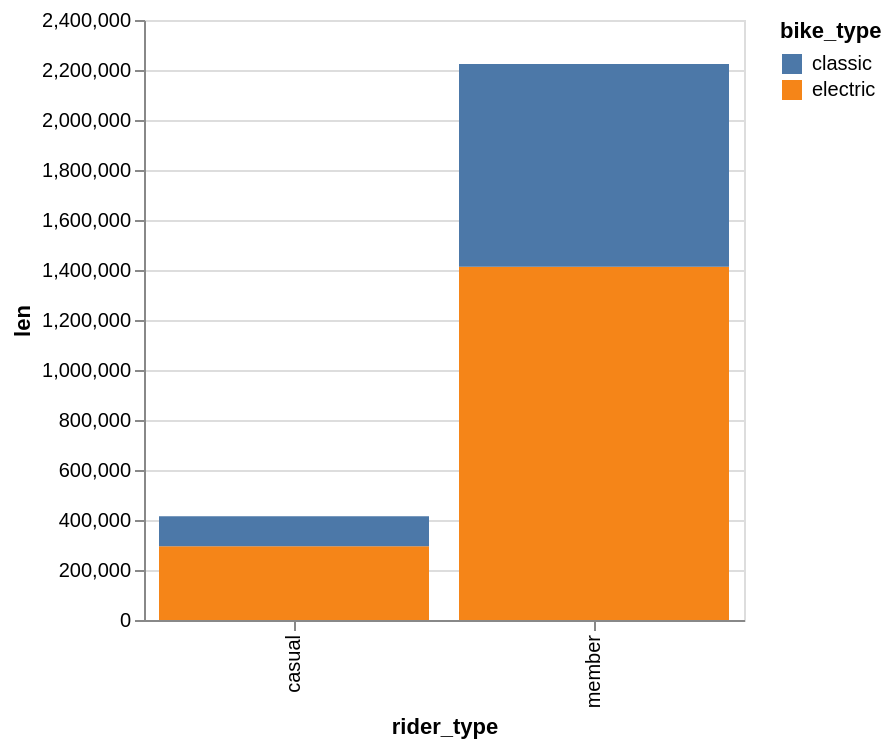

Notebook cell for this chart:
### Code cell
from IPython.display import display

chart = trips_type_counts.plot.bar(
    x="rider_type", y="len", fill="bike_type:N"
).properties(
    width=300,
)
display(chart)

### Figure 1 — Vega specification as saved in the notebook (floating-point values rounded to 4 significant figures)
{"$schema": "https://vega.github.io/schema/vega/v5.json", "data": [{"name": "param_6_store"}, {"name": "data-9b735bfdb7933928873f4b7c14fe34cf"}, {"name": "data_0", "values": [{"bike_type": "electric", "len": 1412598, "len_end": 1413000.0, "len_start": 0.0, "rider_type": "member"}, {"bike_type": "electric", "len": 294679, "len_end": 294700.0, "len_start": 0.0, "rider_type": "casual"}, {"bike_type": "classic", "len": 811168, "len_end": 2224000.0, "len_start": 1413000.0, "rider_type": "member"}, {"bike_type": "classic", "len": 120526, "len_end": 415200.0, "len_start": 294700.0, "rider_type": "casual"}]}, {"name": "data_0_x_domain_rider_type", "values": [{"rider_type": "member"}, {"rider_type": "casual"}]}, {"name": "data_0_fill_domain_bike_type", "values": [{"bike_type": "electric"}, {"bike_type": "classic"}]}], "signals": [{"name": "unit", "value": {}, "on": [{"events": "pointermove", "update": "isTuple(group()) ? group() : unit"}]}, {"name": "param_6", "update": "vlSelectionResolve(\"param_6_store\", \"union\")"}, {"name": "param_6_rider_type", "on": [{"events": [{"source": "view", "type": "dblclick"}], "update": "null"}, {"events": {"signal": "param_6_translate_delta"}, "update": "panLinear(param_6_translate_anchor.extent_x, -param_6_translate_delta.x / width)"}, {"events": {"signal": "param_6_zoom_delta"}, "update": "zoomLinear(domain(\"x\"), param_6_zoom_anchor.x, param_6_zoom_delta)"}]}, {"name": "param_6_len", "on": [{"events": [{"source": "view", "type": "dblclick"}], "update": "null"}, {"events": {"signal": "param_6_translate_delta"}, "update": "panLinear(param_6_translate_anchor.extent_y, param_6_translate_delta.y / height)"}, {"events": {"signal": "param_6_zoom_delta"}, "update": "zoomLinear(domain(\"y\"), param_6_zoom_anchor.y, param_6_zoom_delta)"}]}, {"name": "param_6_tuple", "on": [{"events": [{"signal": "param_6_rider_type || param_6_len"}], "update": "param_6_rider_type && param_6_len ? {unit: \"\", fields: param_6_tuple_fields, values: [param_6_rider_type,param_6_len]} : null"}]}, {"name": "param_6_tuple_fields", "value": [{"field": "rider_type", "channel": "x", "type": "E"}, {"field": "len", "channel": "y", "type": "R"}]}, {"name": "param_6_translate_anchor", "value": {}, "on": [{"events": [{"source": "scope", "type": "pointerdown"}], "update": "{x: x(unit), y: y(unit), extent_x: domain(\"x\"), extent_y: domain(\"y\")}"}]}, {"name": "param_6_translate_delta", "value": {}, "on": [{"events": [{"source": "window", "between": [{"source": "scope", "type": "pointerdown"}, {"source": "window", "type": "pointerup"}], "consume": true, "type": "pointermove"}], "update": "{x: param_6_translate_anchor.x - x(unit), y: param_6_translate_anchor.y - y(unit)}"}]}, {"name": "param_6_zoom_anchor", "on": [{"events": [{"source": "scope", "consume": true, "type": "wheel"}], "update": "{x: invert(\"x\", x(unit)), y: invert(\"y\", y(unit))}"}]}, {"name": "param_6_zoom_delta", "on": [{"events": [{"source": "scope", "type": "wheel", "consume": true}], "update": "pow(1.001, event.deltaY * pow(16, event.deltaMode))", "force": true}]}, {"name": "param_6_modify", "on": [{"events": {"signal": "param_6_tuple"}, "update": "modify(\"param_6_store\", param_6_tuple, true)"}]}], "marks": [{"type": "rect", "name": "marks", "from": {"data": "data_0"}, "encode": {"update": {"fill": {"field": "bike_type", "scale": "fill"}, "y2": {"field": "len_start", "scale": "y"}, "width": {"signal": "max(0.25, bandwidth('x'))"}, "tooltip": {"signal": "{\"rider_type\": isValid(datum[\"rider_type\"]) ? datum[\"rider_type\"] : \"\"+datum[\"rider_type\"], \"len\": format(datum[\"len\"], \"\"), \"bike_type\": isValid(datum[\"bike_type\"]) ? datum[\"bike_type\"] : \"\"+datum[\"bike_type\"]}"}, "y": {"field": "len_end", "scale": "y"}, "x": {"field": "rider_type", "scale": "x"}}}, "style": ["bar"], "clip": true, "interactive": true}], "scales": [{"name": "x", "type": "band", "domain": {"data": "data_0_x_domain_rider_type", "field": "rider_type", "sort": true}, "range": [0, {"signal": "width"}], "paddingOuter": 0.05, "paddingInner": 0.1}, {"name": "y", "type": "linear", "domain": {"data": "data_0", "fields": ["len_start", "len_end"]}, "range": [{"signal": "height"}, 0], "nice": true, "zero": true, "domainRaw": {"signal": "param_6[\"len\"]"}}, {"name": "fill", "type": "ordinal", "domain": {"data": "data_0_fill_domain_bike_type", "field": "bike_type", "sort": true}, "range": "category"}], "axes": [{"scale": "y", "domain": false, "gridScale": "x", "maxExtent": 0, "ticks": false, "labels": false, "orient": "left", "grid": true, "tickCount": {"signal": "ceil(height/40)"}, "aria": false, "minExtent": 0, "zindex": 0}, {"scale": "x", "labelAlign": "right", "title": "rider_type", "labelAngle": 270, "orient": "bottom", "labelBaseline": "middle", "zindex": 0, "grid": false}, {"scale": "y", "title": "len", "orient": "left", "grid": false, "tickCount": {"signal": "ceil(height/40)"}, "labelOverlap": true, "zindex": 0}], "style": "cell", "background": "white", "legends": [{"fill": "fill", "symbolType": "square", "title": "bike_type"}], "height": 300, "padding": 5, "width": 300}
